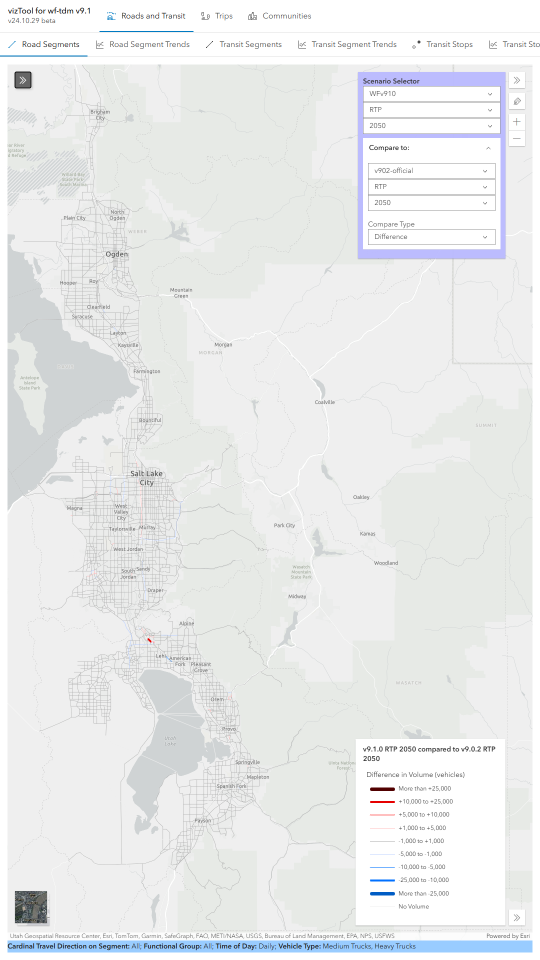
#> input picture v9x/v910/whats-new/_pictures/v910_vs_v902_Compare_RTP_2050_Trucks.png, 1080 x 1920 px (shown at 1/2 size)
$ jupyter execute _crop-volume-pngs.ipynb
#> lines starting #> are read from the running program, lines starting #| are printed output that depends on the picture
[cell 1]
from PIL import Image

[cell 2]
# 150%, Home button, zoom out once, F11, change basemap to non-labeled --- Windows+Shift+S click upright screen
# legend: expand legend window all the way to bottom of screen
im = Image.open('_pictures/v910_vs_v902_Compare_RTP_2050_Trucks.png')
#> im is the input picture: PIL image 1080x1920 RGBA; mean R, G, B, A 233.5, 235.2, 235.4, 255
im_crop = im.crop((80, 200, 580, 1800))
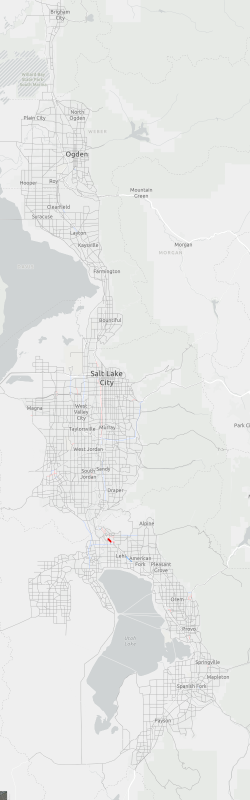
#> im_crop: PIL image 500x1600 RGBA (shown at 1/2 size); mean R, G, B, A 230.1, 231.6, 230.2, 255
im_crop.save('_pictures/trucks2050_v910_v902.png', quality=1000)

[cell 3]
im = Image.open('_pictures/v910_vs_v902_Compare_BY_2019_All_Vehicles.png')
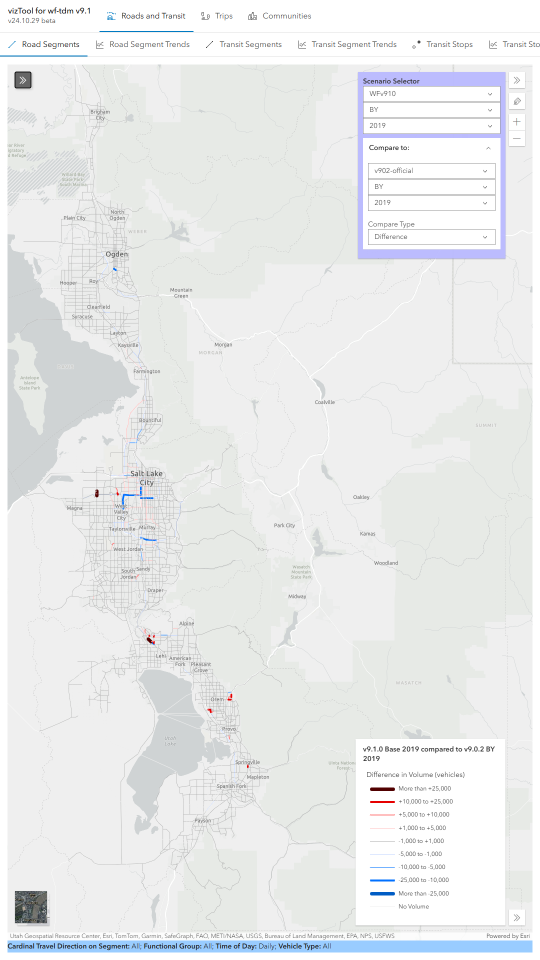
#> input picture v9x/v910/whats-new/_pictures/v910_vs_v902_Compare_BY_2019_All_Vehicles.png, 1080 x 1920 px (shown at 1/2 size)
#> im is the input picture: PIL image 1080x1920 RGBA; mean R, G, B, A 233.6, 235.3, 235.5, 255
im_crop = im.crop((720, 1530, 1000, 1840))
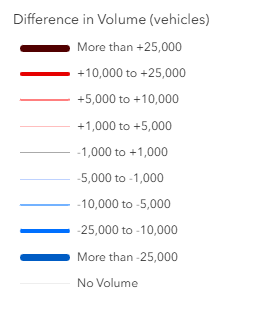
#> im_crop: PIL image 280x310 RGBA; mean R, G, B, A 247.6, 247.3, 248.1, 255
im_crop.save('_pictures/legend.png', quality=1000)
